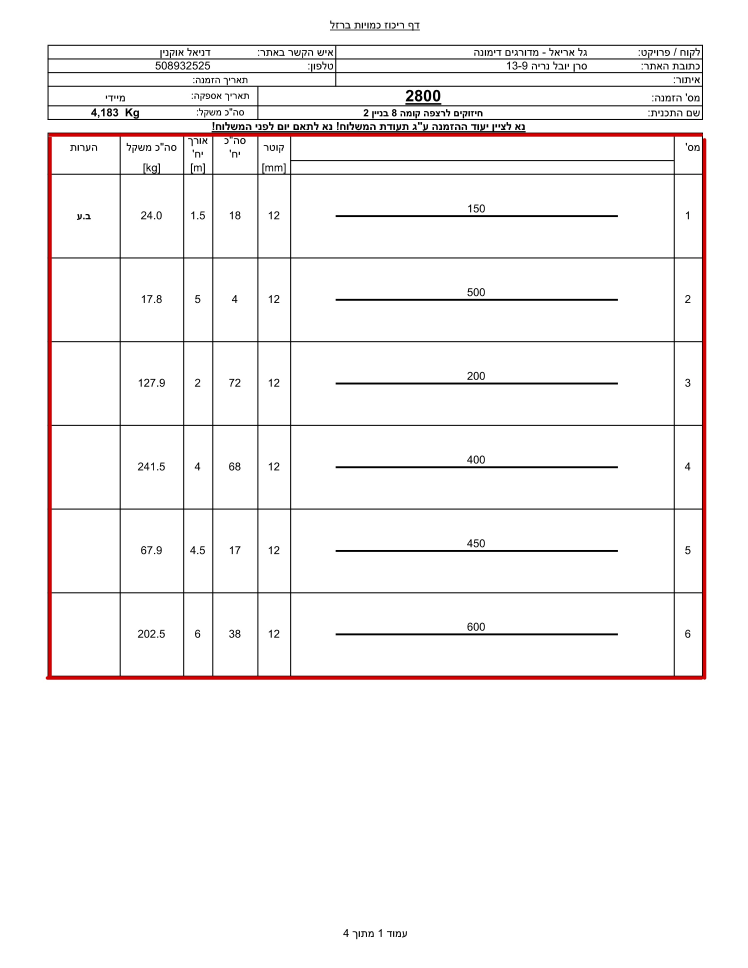
#> input picture io/input/examples/form1/example0.jpg, 2244 x 2904 px (shown at 1/3 size)
$ python -i cleaner_agent.py   (imports and definitions only)
#> lines starting #> are read from the running program, lines starting #| are printed output that depends on the picture
"""
CLEANER Agent - Phase 2: Enhanced text detection and removal
Removes text, numbers, and annotations from bent iron drawings using advanced techniques
Outputs clean drawings with only the iron ribs visible
"""

import os
import cv2
import numpy as np
from typing import Dict, Optional, Tuple, List
import base64
from PIL import Image
from google.cloud import vision
from skimage import morphology

class CleanerAgent:
    def __init__(self):
        """Initialize the CLEANER agent with Phase 2 enhancements"""
        self.name = "CLEANER"

        # Initialize Google Vision API for text detection
        try:
            self.vision_client = vision.ImageAnnotatorClient()
            print("[CLEANER] Google Vision API initialized for text detection")
        except Exception as e:
            print(f"[CLEANER] Warning: Google Vision API failed to initialize: {e}")
            self.vision_client = None

        print("[CLEANER] Phase 2 Agent initialized - Enhanced drawing cleaning specialist")

    def clean_drawing(self, image_path: str, output_dir: str = "io/cleaned") -> Dict:
        """
        Main method to clean a drawing - removes text and keeps only ribs

        Args:
            image_path: Path to the original drawing
            output_dir: Directory to save cleaned images

        Returns:
            Dictionary with cleaned image path and processing info
        """
        try:
            print(f"[CLEANER] Processing: {os.path.basename(image_path)}")

            # Ensure output directory exists
            os.makedirs(output_dir, exist_ok=True)

            # Load image
            image = self._load_image(image_path)
            if image is None:
                return {"error": f"Failed to load image: {image_path}"}

            print(f"[CLEANER] Image loaded: {image.shape}")

            # Phase 2: Enhanced cleaning with text detection
            cleaned_image = self._clean_with_text_detection(image, image_path)

            # Generate output filename (sanitize special characters)
            base_name = os.path.splitext(os.path.basename(image_path))[0]
            # Replace problematic characters in filename
            base_name = base_name.replace('\u202f', ' ')  # Replace narrow no-break space
            base_name = base_name.replace(':', '_').replace('/', '_').replace('\\', '_')
            output_path = os.path.join(output_dir, f"{base_name}_cleaned.png")

            # Save cleaned image
            success = cv2.imwrite(output_path, cleaned_image)

            if success:
                print(f"[CLEANER] ✓ Cleaned image saved: {output_path}")

                # Calculate cleaning metrics
                metrics = self._calculate_metrics(image, cleaned_image)

                # Get detailed Phase 2 statistics
                text_regions = getattr(self, '_last_text_regions', [])
                dimension_lines = getattr(self, '_last_dimension_lines', [])

                return {
                    "status": "success",
                    "original_path": image_path,
                    "cleaned_path": output_path,
                    "cleaning_method": "phase2_enhanced",
                    "pixels_removed": metrics["pixels_removed"],
                    "cleaning_percentage": metrics["cleaning_percentage"],
                    "text_regions_detected": len(text_regions),
                    "dimension_lines_detected": len(dimension_lines),
                    "google_vision_used": self.vision_client is not None,
                    "output_size": os.path.getsize(output_path)
                }
            else:
                return {"error": "Failed to save cleaned image"}

        except Exception as e:
            print(f"[CLEANER] Error: {str(e)}")
            return {"error": f"Cleaning failed: {str(e)}"}

    def _load_image(self, image_path: str) -> Optional[np.ndarray]:
        """Load image with multiple fallback methods"""
        try:
            # Normalize path
            normalized_path = os.path.normpath(image_path)

            # Try standard OpenCV load
            image = cv2.imread(normalized_path)
#> image is the input picture: shape (2904, 2244, 3); mean B, G, R 244.2, 244.2, 246.6
#| [CLEANER] Image loaded: (2904, 2244, 3)
            if image is not None:
                return image

            # Fallback: numpy approach
            with open(normalized_path, 'rb') as f:
                file_bytes = np.frombuffer(f.read(), dtype=np.uint8)
                image = cv2.imdecode(file_bytes, cv2.IMREAD_COLOR)

            if image is not None:
                return image

            # Fallback: PIL approach
            pil_image = Image.open(normalized_path)
            if pil_image.mode == 'RGBA':
                pil_image = pil_image.convert('RGB')
            image = np.array(pil_image)
            image = cv2.cvtColor(image, cv2.COLOR_RGB2BGR)

            return image

        except Exception as e:
            print(f"[CLEANER] Failed to load image: {e}")
            return None

    def _clean_with_text_detection(self, image: np.ndarray, image_path: str) -> np.ndarray:
        """
        Phase 2: Enhanced cleaning using text detection and intelligent line classification
        """
        print("[CLEANER] Starting Phase 2 enhanced cleaning...")

        # Step 1: Detect text regions using Google Vision
        text_regions = self._detect_text_regions(image_path)
        self._last_text_regions = text_regions

        # Step 2: Detect dimension lines and arrows
        dimension_lines = self._detect_dimension_lines(image)
        self._last_dimension_lines = dimension_lines

        # Step 3: Classify and preserve iron ribs
        iron_mask = self._extract_iron_ribs(image, text_regions, dimension_lines)

        # Step 4: Create final clean image
        cleaned_image = self._apply_advanced_cleaning(image, text_regions, dimension_lines, iron_mask)

        # Step 5: Normalize rib widths (remove small interferences)
        normalized_image = self._normalize_rib_widths(cleaned_image)

        return normalized_image

    def _detect_text_regions(self, image_path: str) -> List[Tuple]:
        """
        Use Google Vision API to detect all text regions with precise bounding boxes

        Returns:
            List of (x, y, width, height) tuples for text regions
        """
        text_regions = []

        if not self.vision_client:
            print("[CLEANER] Google Vision not available, using fallback text detection")
            return self._detect_text_fallback(image_path)

        try:
            print("[CLEANER] Phase 2.1: Using Google Vision for precise text detection")

            # Load image for Vision API
            with open(image_path, 'rb') as image_file:
                content = image_file.read()

            image_vision = vision.Image(content=content)
            response = self.vision_client.text_detection(image=image_vision)

            if response.error.message:
                raise Exception(f'{response.error.message}')

            texts = response.text_annotations

            if texts:
                # Skip the first annotation (full text) and process individual words/numbers
                for text in texts[1:]:  # Skip full text annotation
                    vertices = text.bounding_poly.vertices

                    # Get bounding box coordinates
                    x_coords = [vertex.x for vertex in vertices]
                    y_coords = [vertex.y for vertex in vertices]

                    x = min(x_coords)
                    y = min(y_coords)
                    width = max(x_coords) - x
                    height = max(y_coords) - y

                    # Expand bounding box to ensure complete removal
                    margin = 5
                    x = max(0, x - margin)
                    y = max(0, y - margin)
                    width += 2 * margin
                    height += 2 * margin

                    text_regions.append((x, y, width, height))

                print(f"[CLEANER] Google Vision detected {len(text_regions)} text regions")
            else:
                print("[CLEANER] No text detected by Google Vision")

        except Exception as e:
            print(f"[CLEANER] Google Vision text detection failed: {e}")
            return self._detect_text_fallback(image_path)

        return text_regions

    def _detect_text_fallback(self, image_path: str) -> List[Tuple]:
        """
        Fallback text detection using OpenCV when Google Vision is unavailable
        """
        print("[CLEANER] Using OpenCV fallback for text detection")

        image = cv2.imread(image_path)
        if image is None:
            return []

        gray = cv2.cvtColor(image, cv2.COLOR_BGR2GRAY)
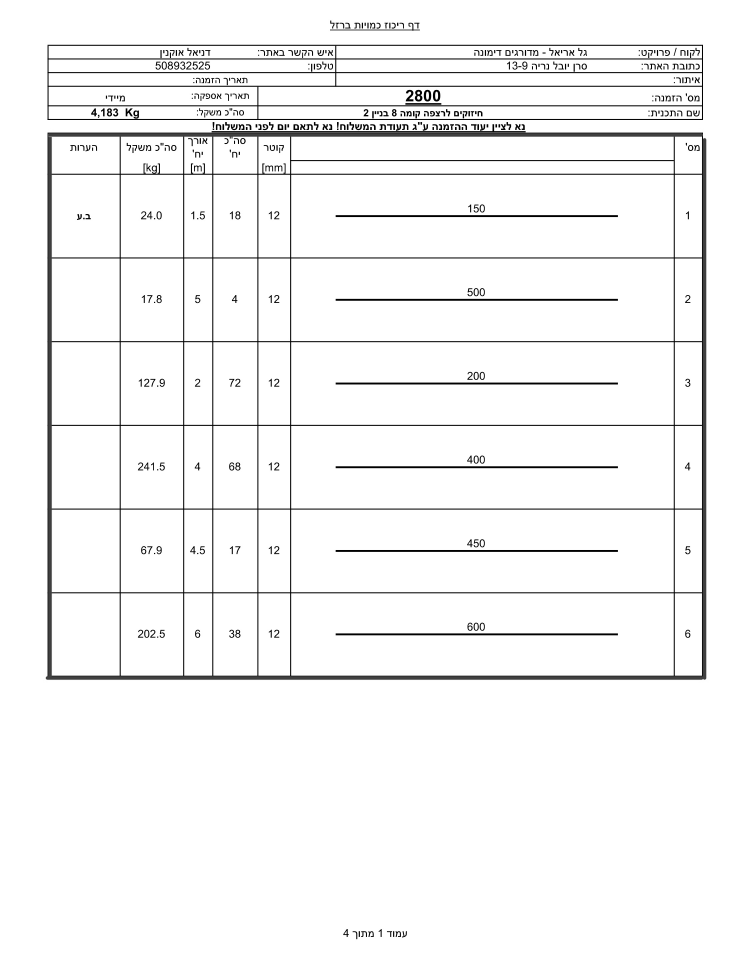
#> gray: shape (2904, 2244) (shown at 1/3 size); min 0, max 255, mean 244.9

        # Use MSER (Maximally Stable Extremal Regions) for text detection
        mser = cv2.MSER_create(
            _min_area=50,
            _max_area=2000,
            _delta=5
        )

        regions, _ = mser.detectRegions(gray)
        text_regions = []

        for region in regions:
            x, y, w, h = cv2.boundingRect(region.reshape(-1, 1, 2))

            # Filter by aspect ratio and size to identify text-like regions
            aspect_ratio = w / h if h > 0 else 0
            if 0.1 < aspect_ratio < 10 and 100 < w * h < 5000:
                text_regions.append((x, y, w, h))

        print(f"[CLEANER] OpenCV fallback detected {len(text_regions)} potential text regions")
        return text_regions

    # [554 lines left out: functions _detect_dimension_lines, _classify_line_type, _detect_arrows, _extract_iron_ribs, _apply_advanced_cleaning, _apply_minimal_cleaning and 10 more, not called in this run]

>>> result = CleanerAgent().clean_drawing('../../io/input/examples/form1/example0.jpg')
